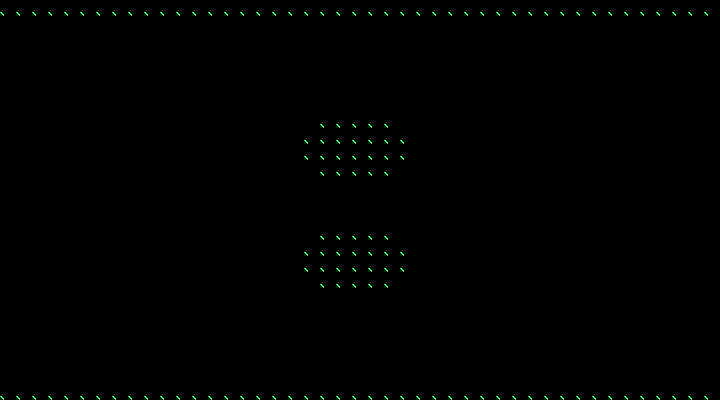

This is a level from a 2D game, rendered from its Tiled map with the project's own tilesets. A one-line summary and the map file follow, with tile-layer data summarised:
An orthogonal 45x25 tile map with 16x16 px tiles, 1 tile layer (Tiles), 2 tilesets and 33 objects (33x enemy).

<map version="1.0" orientation="orthogonal" width="45" height="25" tilewidth="16" tileheight="16">
 <tileset firstgid="1" name="Tiles" tilewidth="16" tileheight="16">
  <image source="../images/Wall-Terrain-Tiles.png" width="256" height="112" />
 </tileset>
 <tileset firstgid="113" name="Enemies" tilewidth="16" tileheight="16">
  <image source="../images/enemy.png" width="16" height="16" />
 </tileset>
 <layer name="Tiles" width="45" height="25">
  <properties>
   <property name="collision" value="true" />
   <property name="tileset" value="Tiles" />
  </properties>
  <data>[1125 cells, 138 non-empty, 1 distinct tile ids]</data>
 </layer>
 <objectgroup name="Enemies" width="45" height="25">
  <object name="3" type="enemy" gid="113" x="352" y="80" />
  <object name="4" type="enemy" gid="113" x="320" y="192" />
  <object name="4" type="enemy" gid="113" x="320" y="208" />
  <object name="4" type="enemy" gid="113" x="320" y="224" />
  <object name="4" type="enemy" gid="113" x="352" y="208" />
  <object name="4" type="enemy" gid="113" x="352" y="224" />
  <object name="4" type="enemy" gid="113" x="352" y="192" />
  <object name="4" type="enemy" gid="113" x="384" y="208" />
  <object name="4" type="enemy" gid="113" x="384" y="224" />
  <object name="4" type="enemy" gid="113" x="384" y="192" />
  <object name="4" type="enemy" gid="113" x="368" y="208" />
  <object name="4" type="enemy" gid="113" x="368" y="224" />
  <object name="4" type="enemy" gid="113" x="368" y="192" />
  <object name="4" type="enemy" gid="113" x="336" y="208" />
  <object name="4" type="enemy" gid="113" x="336" y="224" />
  <object name="4" type="enemy" gid="113" x="336" y="192" />
  <object name="3" type="enemy" gid="113" x="352" y="352" />
  <object name="2" type="enemy" gid="113" x="480" y="144" />
  <object name="2" type="enemy" gid="113" x="480" y="272" />
  <object name="2" type="enemy" gid="113" x="224" y="272" />
  <object name="2" type="enemy" gid="113" x="224" y="144" />
  <object name="0" type="enemy" gid="113" x="400" y="80" />
  <object name="0" type="enemy" gid="113" x="448" y="80" />
  <object name="0" type="enemy" gid="113" x="496" y="80" />
  <object name="0" type="enemy" gid="113" x="304" y="80" />
  <object name="0" type="enemy" gid="113" x="256" y="80" />
  <object name="0" type="enemy" gid="113" x="208" y="80" />
  <object name="1" type="enemy" gid="113" x="208" y="352" />
  <object name="1" type="enemy" gid="113" x="400" y="352" />
  <object name="1" type="enemy" gid="113" x="256" y="352" />
  <object name="1" type="enemy" gid="113" x="496" y="352" />
  <object name="1" type="enemy" gid="113" x="448" y="352" />
  <object name="1" type="enemy" gid="113" x="304" y="352" />
 </objectgroup>
</map>